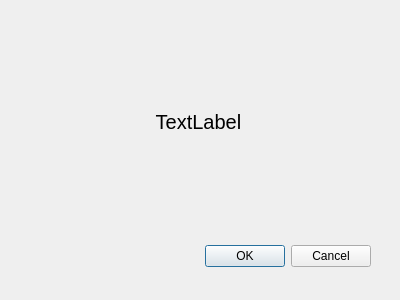
<?xml version="1.0" encoding="UTF-8"?>
<ui version="4.0">
 <class>YesOrNo</class>
 <widget class="QDialog" name="YesOrNo">
  <property name="geometry">
   <rect>
    <x>0</x>
    <y>0</y>
    <width>400</width>
    <height>300</height>
   </rect>
  </property>
  <property name="windowTitle">
   <string>Dialog</string>
  </property>
  <widget class="QDialogButtonBox" name="buttonBox">
   <property name="geometry">
    <rect>
     <x>30</x>
     <y>240</y>
     <width>341</width>
     <height>32</height>
    </rect>
   </property>
   <property name="orientation">
    <enum>Qt::Horizontal</enum>
   </property>
   <property name="standardButtons">
    <set>QDialogButtonBox::Cancel|QDialogButtonBox::Ok</set>
   </property>
  </widget>
  <widget class="QLabel" name="questioin">
   <property name="geometry">
    <rect>
     <x>43</x>
     <y>41</y>
     <width>311</width>
     <height>161</height>
    </rect>
   </property>
   <property name="font">
    <font>
     <pointsize>15</pointsize>
    </font>
   </property>
   <property name="text">
    <string>TextLabel</string>
   </property>
   <property name="alignment">
    <set>Qt::AlignCenter</set>
   </property>
   <property name="wordWrap">
    <bool>true</bool>
   </property>
  </widget>
 </widget>
 <resources/>
 <connections>
  <connection>
   <sender>buttonBox</sender>
   <signal>accepted()</signal>
   <receiver>YesOrNo</receiver>
   <slot>accept()</slot>
   <hints>
    <hint type="sourcelabel">
     <x>248</x>
     <y>254</y>
    </hint>
    <hint type="destinationlabel">
     <x>157</x>
     <y>274</y>
    </hint>
   </hints>
  </connection>
  <connection>
   <sender>buttonBox</sender>
   <signal>rejected()</signal>
   <receiver>YesOrNo</receiver>
   <slot>reject()</slot>
   <hints>
    <hint type="sourcelabel">
     <x>316</x>
     <y>260</y>
    </hint>
    <hint type="destinationlabel">
     <x>286</x>
     <y>274</y>
    </hint>
   </hints>
  </connection>
 </connections>
</ui>
